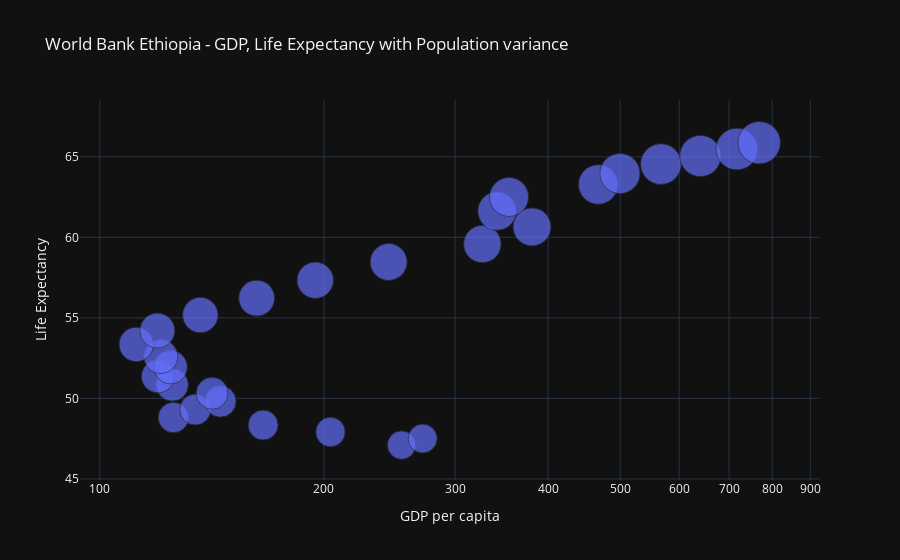

Notebook source saved alongside this figure:
### Code cell
import plotly.express as px

fig = px.scatter(ethiopia1.T, x='NY.GDP.PCAP.CD', y='SP.DYN.LE00.IN', size='SP.POP.TOTL',
                 title="World Bank Ethiopia - GDP, Life Expectancy with Population variance",
                 log_x=True, size_max=30, template='plotly_dark', labels=labels)
fig.show()

### Figure 1 — Plotly figure (JSON) as saved in the notebook; plotly's stock layout.template omitted (floating-point values rounded to 4 significant figures)
{"data": [{"hovertemplate": "GDP per capita=%{x}<br>Life Expectancy=%{y}<br>Population=%{marker.size}<extra></extra>", "legendgroup": "", "marker": {"color": "#636efa", "size": [47887864, 49609976, 51423591, 53295556, 55180993, 57047906, 58883531, 60697443, 62507724, 64343008, 66224809, 68159422, 70142090, 72170581, 74239508, 76346310, 78489205, 80674343, 82916236, 85233923, 87639962, 90139928, 92726982, 95385793, 98094264, 100835453, 103603461, 106399926], "sizemode": "area", "sizeref": 118200.0, "symbol": "circle"}, "mode": "markers", "name": "", "orientation": "v", "showlegend": false, "type": "scatter", "x": [254.2, 271.4, 204.1, 165.7, 125.5, 134.3, 145.2, 141.5, 125.1, 119.7, 124.5, 120.8, 111.9, 119.5, 136.5, 162.4, 194.7, 244.3, 326.4, 380.6, 341.6, 354.5, 467.1, 499.5, 566.9, 640.5, 717.1, 768.5], "xaxis": "x", "y": [47.1, 47.5, 47.91, 48.34, 48.81, 49.3, 49.81, 50.32, 50.84, 51.37, 51.94, 52.59, 53.35, 54.21, 55.17, 56.22, 57.33, 58.47, 59.58, 60.65, 61.63, 62.51, 63.28, 63.96, 64.55, 65.05, 65.48, 65.87], "yaxis": "y"}], "layout": {"autosize": true, "legend": {"itemsizing": "constant", "tracegroupgap": 0}, "title": {"text": "World Bank Ethiopia - GDP, Life Expectancy with Population variance"}, "xaxis": {"anchor": "y", "autorange": true, "domain": [0, 1], "range": [1.985, 2.954], "title": {"text": "GDP per capita"}, "type": "log"}, "yaxis": {"anchor": "x", "autorange": true, "domain": [0, 1], "range": [43.28, 70.89], "title": {"text": "Life Expectancy"}, "type": "linear"}}}
